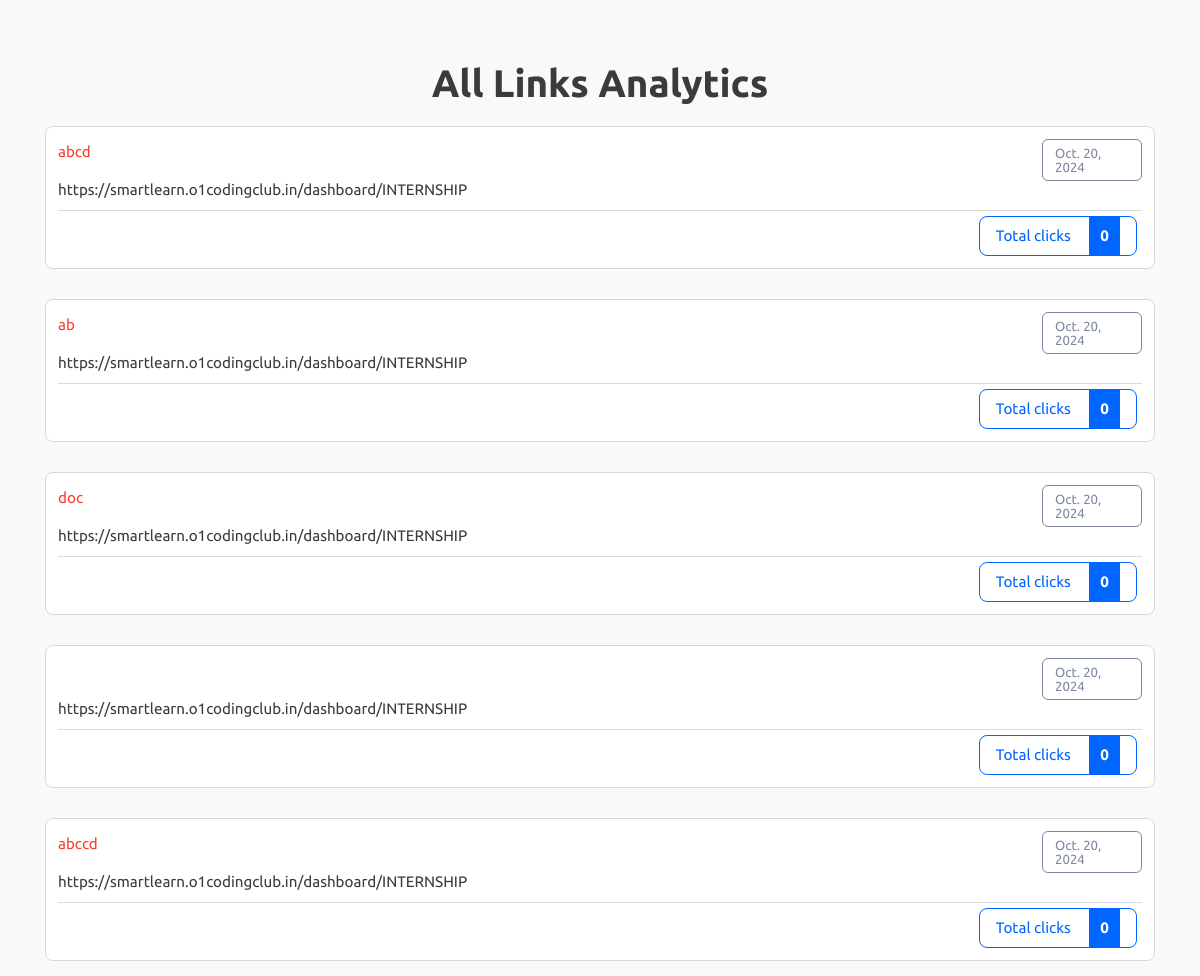
Page /all-analytics on the committed database.
### myapp/models.py (models this page shows)
class LongToShort(models.Model):
    long_url = models.URLField(max_length= 256)
    short_url = models.CharField(max_length= 50, unique= True)
    date = models.DateField(auto_now_add = True)
    clicks = models.IntegerField(default= 0)

### myapp/views.py (the view)
# urls.py: path('all-analytics', views.analytics),
def analytics(request):
    rows = LongToShort.objects.all()
    context = {"row":rows}
    return render(request, "all-analytics.html", context)

### myapp/templates/all-analytics.html (shortened to what this page needs)
{% load static %}
<!DOCTYPE html>
<html lang="en" class="">
<head>
	<link rel="stylesheet" href="{%  static 'bootstrap.min.css' %}" type="text/css" media="screen">
	<link rel="stylesheet" href="{% static 'style.css' %}" type="text/css" media="screen">
</head>
<body class="pace-done lout_stats30">
	<main id="content" role="main" class="wyniki wyniki_all">
		<div class="container">
			<div class="row">
				<div class="col-12 page_log_in mt-0">
					<h2 class="h1" style="text-align: center;">All Links Analytics</h2>
				</div>
				{% for obj in row %}
				<div class="url_options url_stats_o" id="1">
					<p class="data_link">{{ obj.date }}</p>
					<p class="url_link">
						{{ obj.long_url }}
					</p>
					<p id="link" class="link_element">
						<a href="/analytics/cc-ranklist" class="short_url_l" target="blank">
							{{ obj.short_url }}</a>
					</p>
					<div class="stats_total btn-cutt click_stats btn_norm">
						<div>Total clicks <strong class="allClicks">{{ obj.clicks }}</strong></div>
					</div>
				</div>
				<br/>
				{% endfor %}
			</div>
		</div>
	</main>
</body>
</html>

### rows in the picture
LongToShort: date "Oct. 20, 2024", long_url "https://smartlearn.o1codingclub.in/dashboard/INTERNSHIP", short_url "abcd", clicks "0"
LongToShort: date "Oct. 20, 2024", long_url "https://smartlearn.o1codingclub.in/dashboard/INTERNSHIP", short_url "ab", clicks "0"
LongToShort: date "Oct. 20, 2024", long_url "https://smartlearn.o1codingclub.in/dashboard/INTERNSHIP", short_url "doc", clicks "0"
LongToShort: date "Oct. 20, 2024", long_url "https://smartlearn.o1codingclub.in/dashboard/INTERNSHIP", clicks "0"
LongToShort: date "Oct. 20, 2024", long_url "https://smartlearn.o1codingclub.in/dashboard/INTERNSHIP", short_url "abccd", clicks "0"
